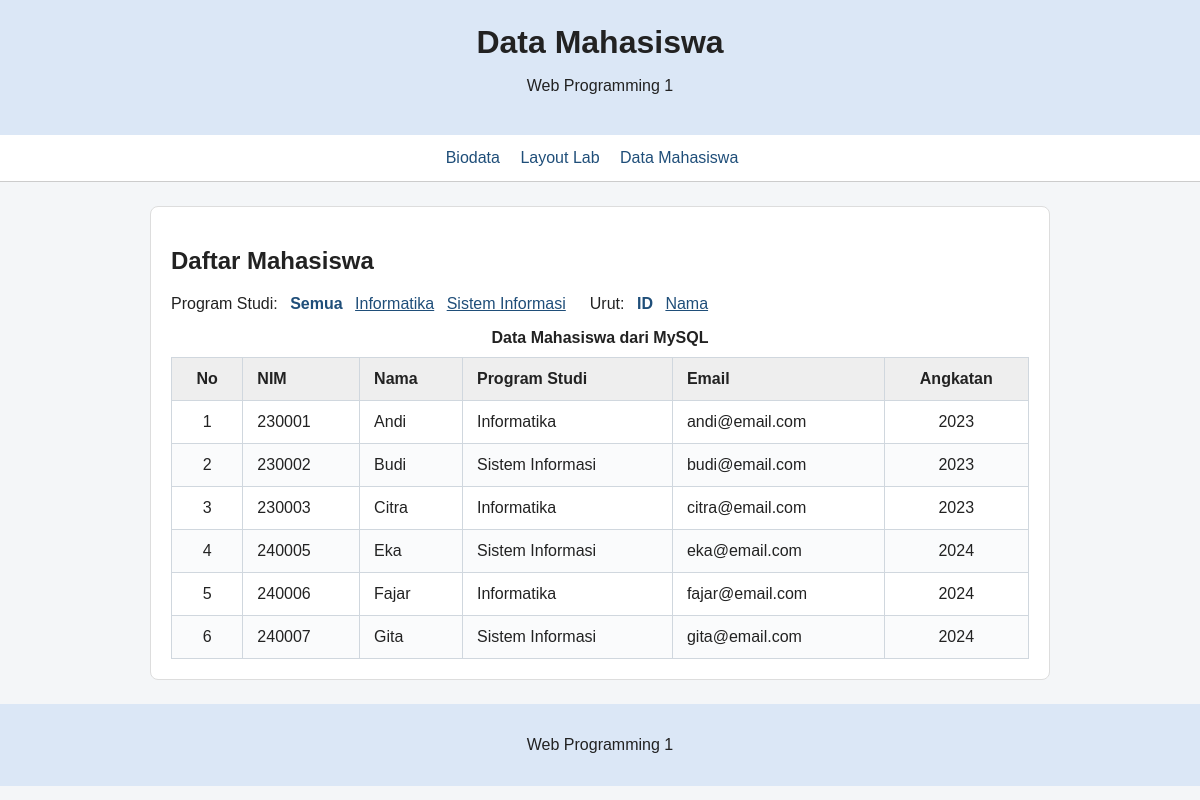
/data_mahasiswa.php, run on the app's committed database.
### tables this page shows
CREATE TABLE mahasiswa (
    id INT AUTO_INCREMENT PRIMARY KEY,
    nim VARCHAR(20) NOT NULL,
    nama VARCHAR(100) NOT NULL,
    program_studi VARCHAR(100) NOT NULL,
    email VARCHAR(100) NOT NULL,
    angkatan YEAR NOT NULL
);

### data_mahasiswa.php (the view, shortened to what this page needs)
<?php
require "koneksi.php";
$daftar_prodi = ["Informatika", "Sistem Informasi"];
$prodi = $_GET["prodi"] ?? "";
if (!in_array($prodi, $daftar_prodi, true)) {
    $prodi = "";
}
$urut = ($_GET["urut"] ?? "") === "nama" ? "nama" : "id";
$order_by = $urut === "nama" ? "nama ASC" : "id ASC";
$sql = "SELECT id, nim, nama, program_studi, email, angkatan
        FROM mahasiswa";
if ($prodi !== "") {
    $stmt = $conn->prepare($sql . " WHERE program_studi = ? ORDER BY " . $order_by);
    if (!$stmt) {
        die("Query gagal: " . $conn->error);
    }
    $stmt->bind_param("s", $prodi);
    $stmt->execute();
    $result = $stmt->get_result();
} else {
    $result = $conn->query($sql . " ORDER BY " . $order_by);
}
function url_filter($prodi, $urut)
{
    $params = [];
    if ($prodi !== "") {
        $params["prodi"] = $prodi;
    }
    if ($urut === "nama") {
        $params["urut"] = "nama";
    }
    $url = "data_mahasiswa.php" . ($params ? "?" . http_build_query($params) : "");
    return htmlspecialchars($url);
}
function kelas_aktif($aktif)
{
    return $aktif ? ' class="active"' : "";
}
?>
<!DOCTYPE html>
<html lang="id">
<head>
    <link rel="stylesheet" href="style.css">
</head>
<body>
<header>
    <h1>Data Mahasiswa</h1>
    <p>Web Programming 1</p>
</header>
<nav>
    <a href="index.html">Biodata</a>
    <a href="layout.html">Layout Lab</a>
    <a href="data_mahasiswa.php">Data Mahasiswa</a>
</nav>
<main>
    <section>
        <h2>Daftar Mahasiswa</h2>
        <div class="filter-bar">
            <div>
                Program Studi:
                <a href="<?php echo url_filter("", $urut); ?>"<?php echo kelas_aktif($prodi === ""); ?>>Semua</a>
                <?php foreach ($daftar_prodi as $p) { ?>
                    <a href="<?php echo url_filter($p, $urut); ?>"<?php echo kelas_aktif($prodi === $p); ?>><?php echo htmlspecialchars($p); ?></a>
                <?php } ?>
            </div>
            <div>
                Urut:
                <a href="<?php echo url_filter($prodi, "id"); ?>"<?php echo kelas_aktif($urut === "id"); ?>>ID</a>
                <a href="<?php echo url_filter($prodi, "nama"); ?>"<?php echo kelas_aktif($urut === "nama"); ?>>Nama</a>
            </div>
        </div>
        <table class="data-table">
            <caption>Data Mahasiswa dari MySQL</caption>
            <thead>
                <tr>
                    <th scope="col" class="col-center">No</th>
                    <th scope="col">NIM</th>
                    <th scope="col">Nama</th>
                    <th scope="col">Program Studi</th>
                    <th scope="col">Email</th>
                    <th scope="col" class="col-center">Angkatan</th>
                </tr>
            </thead>
            <tbody>
            <?php
            $no = 1;
            while ($row = $result->fetch_assoc()) {
            ?>
                <tr>
                    <td class="col-center"><?php echo $no; ?></td>
                    <td><?php echo htmlspecialchars($row["nim"]); ?></td>
                    <td><?php echo htmlspecialchars($row["nama"]); ?></td>
                    <td><?php echo htmlspecialchars($row["program_studi"]); ?></td>
                    <td><?php echo htmlspecialchars($row["email"]); ?></td>
                    <td class="col-center"><?php echo htmlspecialchars($row["angkatan"]); ?></td>
                </tr>
            <?php
                $no++;
            }
            ?>
            </tbody>
        </table>
    </section>
</main>
<footer>
    <p>Web Programming 1</p>
</footer>
</body>
</html>

### style.css (style rules this page uses)
body { margin: 0; font-family: Arial, sans-serif; background-color: #f4f6f8; color: #222222; }
header { background-color: #dbe7f6; padding: 24px; text-align: center; }
header h1 { margin: 0; }
nav { background-color: #ffffff; padding: 14px; border-bottom: 1px solid #cccccc; text-align: center; }
nav a { color: #1f4e79; text-decoration: none; margin-right: 16px; }
main { width: 90%; max-width: 900px; margin: 24px auto; }
section { background-color: #ffffff; padding: 20px; margin-bottom: 18px; border: 1px solid #dddddd; border-radius: 8px; }
table { width: 100%; border-collapse: collapse; margin-top: 12px; }
th, td { border: 1px solid #cccccc; padding: 10px; text-align: left; }
th { background-color: #eef3f8; }
footer { background-color: #dbe7f6; padding: 16px; text-align: center; margin-top: 24px; }
.data-table { width: 100%; border-collapse: collapse; margin-top: 16px; background-color: white; }
.data-table caption { font-weight: bold; margin-bottom: 10px; }
.data-table th, .data-table td { border: 1px solid #d0d7de; padding: 12px 14px; text-align: left; }
.data-table th { background-color: #eeeeee; }
.data-table .col-center { text-align: center; }
.data-table tbody tr:nth-child(even) { background-color: #fafbfc; }
.filter-bar { display: flex; flex-wrap: wrap; gap: 8px 24px; margin-top: 8px; }
.filter-bar a { color: #1f4e79; margin-left: 8px; }
.filter-bar a.active { font-weight: bold; text-decoration: none; }

### data on the page
mahasiswa: nim "230001", nama "Andi", program_studi "Informatika", email "andi@email.com", angkatan "2023"
mahasiswa: nim "230002", nama "Budi", program_studi "Sistem Informasi", email "budi@email.com", angkatan "2023"
mahasiswa: nim "230003", nama "Citra", program_studi "Informatika", email "citra@email.com", angkatan "2023"
mahasiswa: nim "240005", nama "Eka", program_studi "Sistem Informasi", email "eka@email.com", angkatan "2024"
mahasiswa: nim "240006", nama "Fajar", program_studi "Informatika", email "fajar@email.com", angkatan "2024"
mahasiswa: nim "240007", nama "Gita", program_studi "Sistem Informasi", email "gita@email.com", angkatan "2024"

### other printed values
$p "Informatika"
$p "Sistem Informasi"
